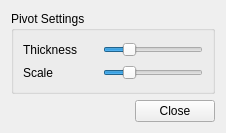
<?xml version="1.0" encoding="UTF-8"?>
<ui version="4.0">
 <class>missingEtPivotForm</class>
 <widget class="QWidget" name="missingEtPivotForm">
  <property name="geometry">
   <rect>
    <x>0</x>
    <y>0</y>
    <width>226</width>
    <height>133</height>
   </rect>
  </property>
  <property name="windowTitle">
   <string>Form</string>
  </property>
  <layout class="QGridLayout" name="gridLayout_2">
   <item row="0" column="0">
    <widget class="QGroupBox" name="groupBox">
     <property name="title">
      <string>Pivot Settings</string>
     </property>
     <layout class="QGridLayout" name="gridLayout">
      <item row="0" column="0">
       <widget class="QLabel" name="label">
        <property name="text">
         <string>Thickness</string>
        </property>
       </widget>
      </item>
      <item row="0" column="1">
       <widget class="QSlider" name="horizontalSlider_thickness">
        <property name="sizePolicy">
         <sizepolicy hsizetype="Preferred" vsizetype="Fixed">
          <horstretch>0</horstretch>
          <verstretch>0</verstretch>
         </sizepolicy>
        </property>
        <property name="minimumSize">
         <size>
          <width>100</width>
          <height>0</height>
         </size>
        </property>
        <property name="minimum">
         <number>1</number>
        </property>
        <property name="maximum">
         <number>10</number>
        </property>
        <property name="pageStep">
         <number>1</number>
        </property>
        <property name="value">
         <number>3</number>
        </property>
        <property name="orientation">
         <enum>Qt::Horizontal</enum>
        </property>
       </widget>
      </item>
      <item row="1" column="0">
       <widget class="QLabel" name="label_3">
        <property name="text">
         <string>Scale</string>
        </property>
       </widget>
      </item>
      <item row="1" column="1">
       <widget class="QSlider" name="horizontalSlider_scale">
        <property name="sizePolicy">
         <sizepolicy hsizetype="Preferred" vsizetype="Fixed">
          <horstretch>0</horstretch>
          <verstretch>0</verstretch>
         </sizepolicy>
        </property>
        <property name="minimumSize">
         <size>
          <width>100</width>
          <height>0</height>
         </size>
        </property>
        <property name="minimum">
         <number>1</number>
        </property>
        <property name="maximum">
         <number>10</number>
        </property>
        <property name="pageStep">
         <number>1</number>
        </property>
        <property name="value">
         <number>3</number>
        </property>
        <property name="orientation">
         <enum>Qt::Horizontal</enum>
        </property>
       </widget>
      </item>
     </layout>
    </widget>
   </item>
   <item row="1" column="0">
    <layout class="QHBoxLayout" name="horizontalLayout_2">
     <item>
      <spacer name="horizontalSpacer">
       <property name="orientation">
        <enum>Qt::Horizontal</enum>
       </property>
       <property name="sizeHint" stdset="0">
        <size>
         <width>40</width>
         <height>20</height>
        </size>
       </property>
      </spacer>
     </item>
     <item>
      <widget class="QPushButton" name="pushButton_close">
       <property name="text">
        <string>Close</string>
       </property>
      </widget>
     </item>
    </layout>
   </item>
  </layout>
 </widget>
 <resources/>
 <connections/>
</ui>
